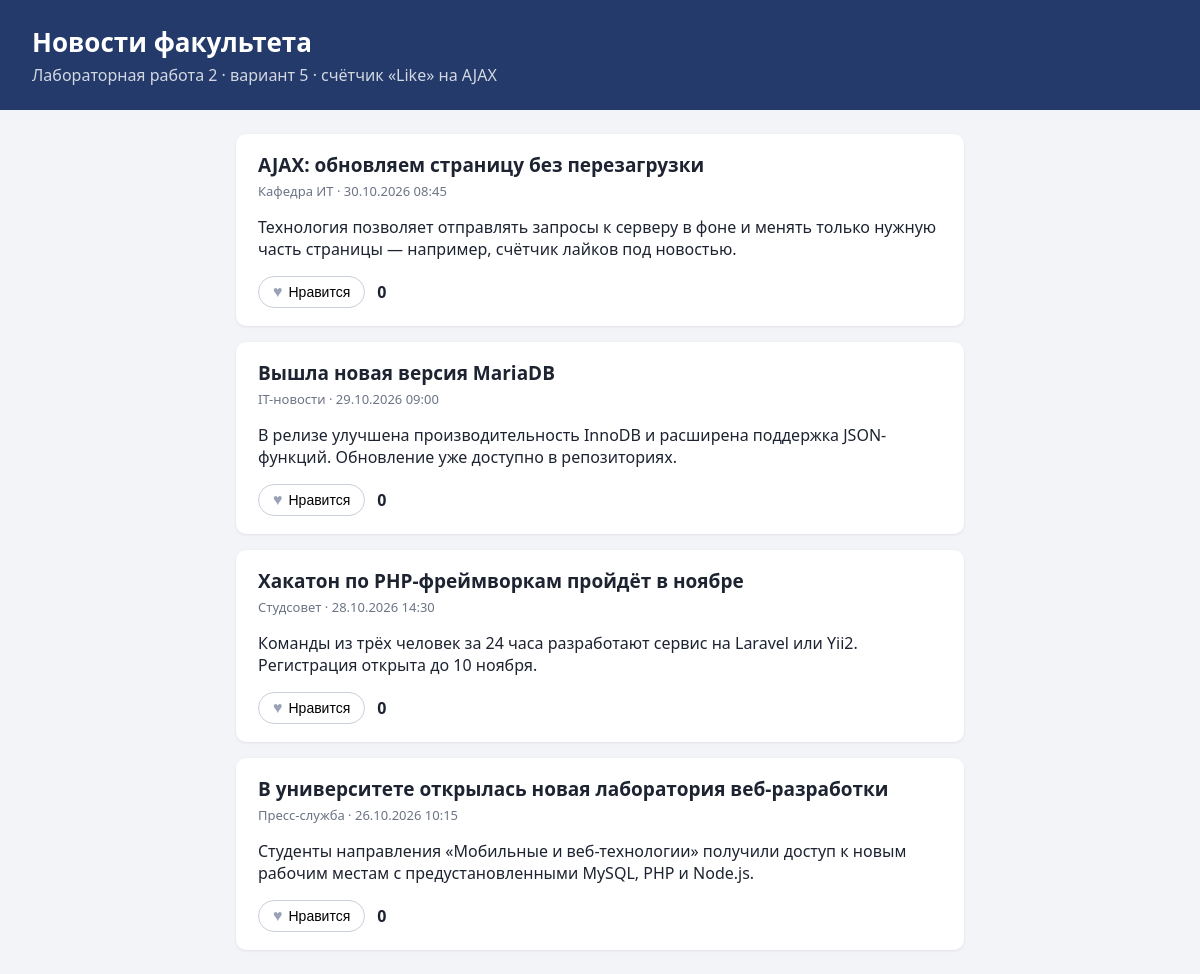
/lab2/index.php, run on the app's committed database.
### tables this page shows
CREATE TABLE news (
    id          INT UNSIGNED AUTO_INCREMENT PRIMARY KEY,
    title       VARCHAR(255)  NOT NULL,
    body        TEXT          NOT NULL,
    author      VARCHAR(100)  NOT NULL DEFAULT 'Редакция',
    created_at  DATETIME      NOT NULL DEFAULT CURRENT_TIMESTAMP,
    likes_count INT UNSIGNED  NOT NULL DEFAULT 0
);

### lab2/db.php (called while the page is built, shortened)
<?php
$DB_HOST = getenv('DB_HOST') ?: 'localhost';
$DB_USER = getenv('DB_USER') ?: 'news_app';
$DB_PASS = getenv('DB_PASS') ?: 'news_app_pass';
$DB_NAME = getenv('DB_NAME') ?: 'news_portal';
function db(): mysqli
{
    static $link = null;
    global $DB_HOST, $DB_USER, $DB_PASS, $DB_NAME;
    if ($link === null) {
        $link = mysqli_connect($DB_HOST, $DB_USER, $DB_PASS, $DB_NAME);
        mysqli_set_charset($link, 'utf8mb4');
    }
    return $link;
}
function visitor_id(): string
{
    $id = bin2hex(random_bytes(16));
    return $id;
}
function fetch_news(string $visitor): array
{
    $sql = 'SELECT n.id, n.title, n.body, n.author, n.created_at, n.likes_count,
                   (l.visitor_id IS NOT NULL) AS liked
              FROM news n
         LEFT JOIN news_likes l ON l.news_id = n.id AND l.visitor_id = ?
          ORDER BY n.created_at DESC';
    $stmt = mysqli_prepare(db(), $sql);
    mysqli_stmt_bind_param($stmt, 's', $visitor);
    mysqli_stmt_execute($stmt);
    $result = mysqli_stmt_get_result($stmt);
    $rows = mysqli_fetch_all($result, MYSQLI_ASSOC);
    return $rows;
}

### lab2/index.php (the view, shortened to what this page needs)
<?php
require __DIR__ . '/db.php';
$visitor = visitor_id();
$news    = fetch_news($visitor);
function e(string $s): string { return htmlspecialchars($s, ENT_QUOTES, 'UTF-8'); }
?>
<!DOCTYPE html>
<html lang="ru">
<head>
    <link rel="stylesheet" href="style.css">
</head>
<body>
<header class="top">
    <h1>Новости факультета</h1>
    <p>Лабораторная работа 2 · вариант 5 · счётчик «Like» на AJAX</p>
</header>
<main class="feed">
    <?php foreach ($news as $item): ?>
        <article class="news" data-id="<?= (int) $item['id'] ?>">
            <h2><?= e($item['title']) ?></h2>
            <div class="meta"><?= e($item['author']) ?> · <?= date('d.m.Y H:i', strtotime($item['created_at'])) ?></div>
            <p><?= e($item['body']) ?></p>
            <div class="like-bar">
                <button type="button"
                        class="like-btn<?= $item['liked'] ? ' liked' : '' ?>"
                        aria-pressed="<?= $item['liked'] ? 'true' : 'false' ?>">
                    <span class="heart">♥</span>
                    <span class="label"><?= $item['liked'] ? 'Вам нравится' : 'Нравится' ?></span>
                </button>
                <span class="count" title="Количество лайков"><?= (int) $item['likes_count'] ?></span>
            </div>
        </article>
    <?php endforeach; ?>
</main>
</body>
</html>

### lab2/style.css (style rules this page uses)
* { box-sizing: border-box; }
body { margin: 0; font-family: "Segoe UI", "DejaVu Sans", Arial, sans-serif; background: #f3f4f7; color: #1d2330; }
.top { background: #233a6b; color: #fff; padding: 24px 32px; }
.top h1 { margin: 0 0 4px; font-size: 26px; }
.top p { margin: 0; opacity: .8; }
.feed { max-width: 760px; margin: 24px auto; padding: 0 16px; display: grid; gap: 16px; }
.news { background: #fff; border-radius: 10px; padding: 18px 22px; box-shadow: 0 1px 3px rgba(0, 0, 0, .08); }
.news h2 { margin: 0 0 4px; font-size: 19px; }
.meta { color: #6b7385; font-size: 13px; margin-bottom: 8px; }
.like-bar { display: flex; align-items: center; gap: 12px; margin-top: 10px; }
.like-btn { display: inline-flex; align-items: center; gap: 6px; border: 1px solid #c9cfdb; background: #fff; border-radius: 20px; padding: 6px 14px; cursor: pointer; font-size: 14px; }
.like-btn .heart { color: #9aa3b5; font-size: 16px; }
.count { font-weight: 600; font-size: 16px; min-width: 2ch; }

### data on the page
news: title "AJAX: обновляем страницу без перезагрузки", author "Кафедра ИТ", created_at "30.10.2026 08:45", body "Технология позволяет отправлять запросы к серверу в фоне и менять только нужную часть страницы — например, счётчик лайков под новостью.", likes_count "0"
news: title "Вышла новая версия MariaDB", author "IT-новости", created_at "29.10.2026 09:00", body "В релизе улучшена производительность InnoDB и расширена поддержка JSON-функций. Обновление уже доступно в репозиториях.", likes_count "0"
news: title "Хакатон по PHP-фреймворкам пройдёт в ноябре", author "Студсовет", created_at "28.10.2026 14:30", body "Команды из трёх человек за 24 часа разработают сервис на Laravel или Yii2. Регистрация открыта до 10 ноября.", likes_count "0"
news: title "В университете открылась новая лаборатория веб-разработки", author "Пресс-служба", created_at "26.10.2026 10:15", body "Студенты направления «Мобильные и веб-технологии» получили доступ к новым рабочим местам с предустановленными MySQL, PHP и Node.js.", likes_count "0"
